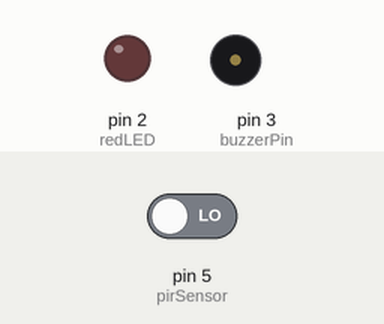
The sketch below on a simulated Arduino Uno, built with avr-gcc and run on an emulated ATmega328P. Shown: output pins drawn as LEDs (lit = HIGH), buzzer (waves = sounding, pin HIGH). The inputs (shaded band) are chosen by the test bench; at power-on: pin 5 (pirSensor) LOW.

Above: at 1.2 s.
1.3 s: pin 5 (pirSensor) driven HIGH
At 2.5 s:
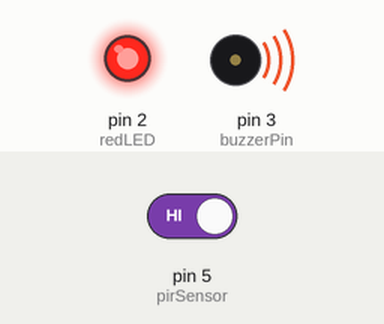
2.8 s: pin 5 (pirSensor) driven LOW
At 3.7 s:
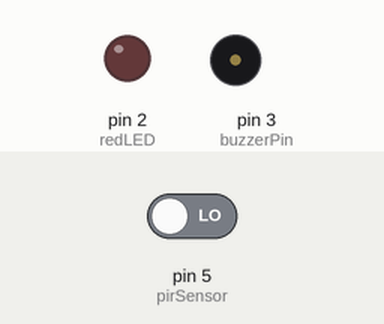
Timing chart, 0 to 5.8 s (numbered marks = the images above; inputs shaded):
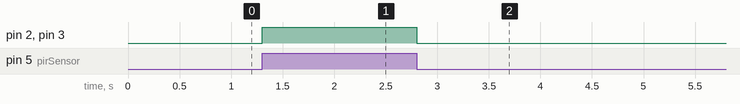

Measured:
- after the input at 1.3 s, pin 2 (redLED), pin 3 (buzzerPin): LOW → HIGH at once
- after the input at 2.8 s, pin 2 (redLED), pin 3 (buzzerPin): HIGH → LOW at once

The sketch:

layer_3_pir.ino
```cpp
int reedSwitch = 4;
bool reed_switch_value;
int redLED = 2;
int buzzerPin = 3;
int soundSensor = A0;
int sound_sensor_value;
int soundTh = 50;
int pirSensor = 5;
bool pir_sensor_value;

void setup()
{
    // put your setup code here, to run once:
    Serial.begin(9600);
    pinMode(reedSwitch, INPUT);
    pinMode(redLED, OUTPUT);
    pinMode(buzzerPin, OUTPUT);
    pinMode(soundSensor, INPUT);
    pinMode(pirSensor, INPUT);
}

void loop()
{
    // put your main code here, to run repeatedly:
    pir_sensor_value = digitalRead(pirSensor);
    if (pir_sensor_value == HIGH)
    {
        digitalWrite(redLED, HIGH);
        digitalWrite(buzzerPin, HIGH);
    }
    else
    {
        digitalWrite(redLED, LOW);
        digitalWrite(buzzerPin, LOW);
    }
}

void reedL1()
{
    reed_switch_value = digitalRead(reedSwitch);
    if (reed_switch_value == HIGH)
    {
        digitalWrite(redLED, HIGH);
        digitalWrite(buzzerPin, HIGH);
        delay(200);

        digitalWrite(buzzerPin, LOW);
        delay(300);

        digitalWrite(redLED, LOW);
        delay(500);
    }
}

void soundL2()
{
    sound_sensor_value = analogRead(soundSensor);
    if (sound_sensor_value >= soundTh)
    {
        digitalWrite(redLED, HIGH);
        digitalWrite(buzzerPin, HIGH);
        delay(150);

        digitalWrite(redLED, LOW);
        digitalWrite(buzzerPin, LOW);
        delay(150);
    }
}
```
